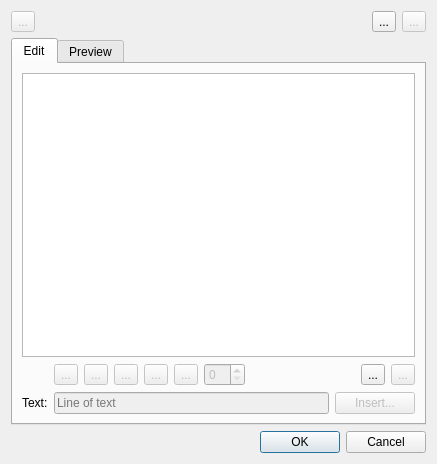
<?xml version="1.0" encoding="UTF-8"?>
<ui version="4.0">
 <class>EditLabelTemplateDialog</class>
 <widget class="QDialog" name="EditLabelTemplateDialog">
  <property name="windowModality">
   <enum>Qt::ApplicationModal</enum>
  </property>
  <property name="geometry">
   <rect>
    <x>0</x>
    <y>0</y>
    <width>437</width>
    <height>464</height>
   </rect>
  </property>
  <property name="windowTitle">
   <string>Edit label template</string>
  </property>
  <property name="windowIcon">
   <iconset resource="../../../vmisc/share/resources/icon.qrc">
    <normaloff>:/icon/32x32/labels.png</normaloff>:/icon/32x32/labels.png</iconset>
  </property>
  <property name="modal">
   <bool>true</bool>
  </property>
  <layout class="QVBoxLayout" name="verticalLayout_2">
   <item>
    <layout class="QHBoxLayout" name="horizontalLayout_9">
     <item>
      <widget class="QToolButton" name="toolButtonNewLabel">
       <property name="enabled">
        <bool>false</bool>
       </property>
       <property name="toolTip">
        <string>Clear current and begin new label</string>
       </property>
       <property name="text">
        <string notr="true">...</string>
       </property>
       <property name="icon">
        <iconset theme="document-new">
         <normaloff>.</normaloff>.</iconset>
       </property>
       <property name="iconSize">
        <size>
         <width>24</width>
         <height>24</height>
        </size>
       </property>
      </widget>
     </item>
     <item>
      <spacer name="horizontalSpacer_3">
       <property name="orientation">
        <enum>Qt::Horizontal</enum>
       </property>
       <property name="sizeHint" stdset="0">
        <size>
         <width>40</width>
         <height>20</height>
        </size>
       </property>
      </spacer>
     </item>
     <item>
      <widget class="QToolButton" name="toolButtonImportLabel">
       <property name="toolTip">
        <string>Import from label template</string>
       </property>
       <property name="text">
        <string notr="true">...</string>
       </property>
       <property name="icon">
        <iconset theme="document-open">
         <normaloff>.</normaloff>.</iconset>
       </property>
       <property name="iconSize">
        <size>
         <width>24</width>
         <height>24</height>
        </size>
       </property>
      </widget>
     </item>
     <item>
      <widget class="QToolButton" name="toolButtonExportLabel">
       <property name="enabled">
        <bool>false</bool>
       </property>
       <property name="toolTip">
        <string>Export label as template</string>
       </property>
       <property name="text">
        <string notr="true">...</string>
       </property>
       <property name="icon">
        <iconset theme="document-save-as">
         <normaloff>.</normaloff>.</iconset>
       </property>
       <property name="iconSize">
        <size>
         <width>24</width>
         <height>24</height>
        </size>
       </property>
      </widget>
     </item>
    </layout>
   </item>
   <item>
    <widget class="QTabWidget" name="tabWidget">
     <property name="currentIndex">
      <number>0</number>
     </property>
     <widget class="QWidget" name="tabEdit">
      <attribute name="title">
       <string>Edit</string>
      </attribute>
      <layout class="QVBoxLayout" name="verticalLayout">
       <item>
        <widget class="QListWidget" name="listWidgetEdit">
         <property name="sizePolicy">
          <sizepolicy hsizetype="Expanding" vsizetype="Expanding">
           <horstretch>0</horstretch>
           <verstretch>1</verstretch>
          </sizepolicy>
         </property>
         <property name="dragDropMode">
          <enum>QAbstractItemView::InternalMove</enum>
         </property>
        </widget>
       </item>
       <item>
        <layout class="QFormLayout" name="formLayout">
         <item row="0" column="1">
          <layout class="QHBoxLayout" name="horizontalLayout_11">
           <property name="spacing">
            <number>6</number>
           </property>
           <item>
            <widget class="QToolButton" name="toolButtonBold">
             <property name="enabled">
              <bool>false</bool>
             </property>
             <property name="toolTip">
              <string comment="Font formatting">Bold</string>
             </property>
             <property name="text">
              <string notr="true">...</string>
             </property>
             <property name="icon">
              <iconset theme="format-text-bold">
               <normaloff>.</normaloff>.</iconset>
             </property>
             <property name="checkable">
              <bool>true</bool>
             </property>
            </widget>
           </item>
           <item>
            <widget class="QToolButton" name="toolButtonItalic">
             <property name="enabled">
              <bool>false</bool>
             </property>
             <property name="toolTip">
              <string comment="Font formatting">Italic</string>
             </property>
             <property name="text">
              <string notr="true">...</string>
             </property>
             <property name="icon">
              <iconset theme="format-text-italic">
               <normaloff>.</normaloff>.</iconset>
             </property>
             <property name="checkable">
              <bool>true</bool>
             </property>
            </widget>
           </item>
           <item>
            <widget class="QToolButton" name="toolButtonTextLeft">
             <property name="enabled">
              <bool>false</bool>
             </property>
             <property name="toolTip">
              <string>Aligns with the left edge</string>
             </property>
             <property name="text">
              <string notr="true">...</string>
             </property>
             <property name="icon">
              <iconset theme="format-justify-left">
               <normaloff>.</normaloff>.</iconset>
             </property>
             <property name="checkable">
              <bool>true</bool>
             </property>
            </widget>
           </item>
           <item>
            <widget class="QToolButton" name="toolButtonTextCenter">
             <property name="enabled">
              <bool>false</bool>
             </property>
             <property name="toolTip">
              <string>Centers horizontally in the available space</string>
             </property>
             <property name="text">
              <string notr="true">...</string>
             </property>
             <property name="icon">
              <iconset theme="format-justify-center">
               <normaloff>.</normaloff>.</iconset>
             </property>
             <property name="checkable">
              <bool>true</bool>
             </property>
            </widget>
           </item>
           <item>
            <widget class="QToolButton" name="toolButtonTextRight">
             <property name="enabled">
              <bool>false</bool>
             </property>
             <property name="toolTip">
              <string>Aligns with the right edge</string>
             </property>
             <property name="text">
              <string notr="true">...</string>
             </property>
             <property name="icon">
              <iconset theme="format-justify-right">
               <normaloff>.</normaloff>.</iconset>
             </property>
             <property name="checkable">
              <bool>true</bool>
             </property>
            </widget>
           </item>
           <item>
            <widget class="QSpinBox" name="spinBoxFontSize">
             <property name="enabled">
              <bool>false</bool>
             </property>
             <property name="toolTip">
              <string>Additional font size. Use to make a line bigger.</string>
             </property>
             <property name="maximum">
              <number>25</number>
             </property>
            </widget>
           </item>
           <item>
            <spacer name="horizontalSpacer_5">
             <property name="orientation">
              <enum>Qt::Horizontal</enum>
             </property>
             <property name="sizeHint" stdset="0">
              <size>
               <width>20</width>
               <height>20</height>
              </size>
             </property>
            </spacer>
           </item>
           <item alignment="Qt::AlignRight">
            <widget class="QToolButton" name="toolButtonAdd">
             <property name="sizePolicy">
              <sizepolicy hsizetype="Fixed" vsizetype="Fixed">
               <horstretch>0</horstretch>
               <verstretch>0</verstretch>
              </sizepolicy>
             </property>
             <property name="text">
              <string notr="true">...</string>
             </property>
             <property name="icon">
              <iconset theme="list-add">
               <normaloff>../../../../app/seamly2d/dialogs</normaloff>../../../../app/seamly2d/dialogs</iconset>
             </property>
            </widget>
           </item>
           <item alignment="Qt::AlignLeft">
            <widget class="QToolButton" name="toolButtonRemove">
             <property name="enabled">
              <bool>false</bool>
             </property>
             <property name="text">
              <string notr="true">...</string>
             </property>
             <property name="icon">
              <iconset theme="list-remove">
               <normaloff>../../../../app/seamly2d/dialogs</normaloff>../../../../app/seamly2d/dialogs</iconset>
             </property>
            </widget>
           </item>
          </layout>
         </item>
         <item row="1" column="0">
          <widget class="QLabel" name="label_11">
           <property name="text">
            <string>Text:</string>
           </property>
          </widget>
         </item>
         <item row="1" column="1">
          <layout class="QHBoxLayout" name="horizontalLayout_6">
           <item>
            <widget class="VLineEdit" name="lineEditLine">
             <property name="enabled">
              <bool>false</bool>
             </property>
             <property name="placeholderText">
              <string>Line of text</string>
             </property>
             <property name="clearButtonEnabled">
              <bool>false</bool>
             </property>
            </widget>
           </item>
           <item>
            <widget class="QPushButton" name="pushButtonInsert">
             <property name="enabled">
              <bool>false</bool>
             </property>
             <property name="toolTip">
              <string>Insert placeholders</string>
             </property>
             <property name="text">
              <string>Insert...</string>
             </property>
            </widget>
           </item>
          </layout>
         </item>
        </layout>
       </item>
      </layout>
     </widget>
     <widget class="QWidget" name="tabPreview">
      <attribute name="title">
       <string>Preview</string>
      </attribute>
      <layout class="QVBoxLayout" name="verticalLayout_3">
       <item>
        <widget class="QListWidget" name="listWidgetPreview"/>
       </item>
      </layout>
     </widget>
    </widget>
   </item>
   <item>
    <widget class="QDialogButtonBox" name="buttonBox">
     <property name="orientation">
      <enum>Qt::Horizontal</enum>
     </property>
     <property name="standardButtons">
      <set>QDialogButtonBox::Cancel|QDialogButtonBox::Ok</set>
     </property>
    </widget>
   </item>
  </layout>
 </widget>
 <customwidgets>
  <customwidget>
   <class>VLineEdit</class>
   <extends>QLineEdit</extends>
   <header>vlineedit.h</header>
  </customwidget>
 </customwidgets>
 <resources>
  <include location="../../../vmisc/share/resources/icon.qrc"/>
 </resources>
 <connections>
  <connection>
   <sender>buttonBox</sender>
   <signal>accepted()</signal>
   <receiver>EditLabelTemplateDialog</receiver>
   <slot>accept()</slot>
   <hints>
    <hint type="sourcelabel">
     <x>248</x>
     <y>254</y>
    </hint>
    <hint type="destinationlabel">
     <x>157</x>
     <y>274</y>
    </hint>
   </hints>
  </connection>
  <connection>
   <sender>buttonBox</sender>
   <signal>rejected()</signal>
   <receiver>EditLabelTemplateDialog</receiver>
   <slot>reject()</slot>
   <hints>
    <hint type="sourcelabel">
     <x>316</x>
     <y>260</y>
    </hint>
    <hint type="destinationlabel">
     <x>286</x>
     <y>274</y>
    </hint>
   </hints>
  </connection>
 </connections>
</ui>
